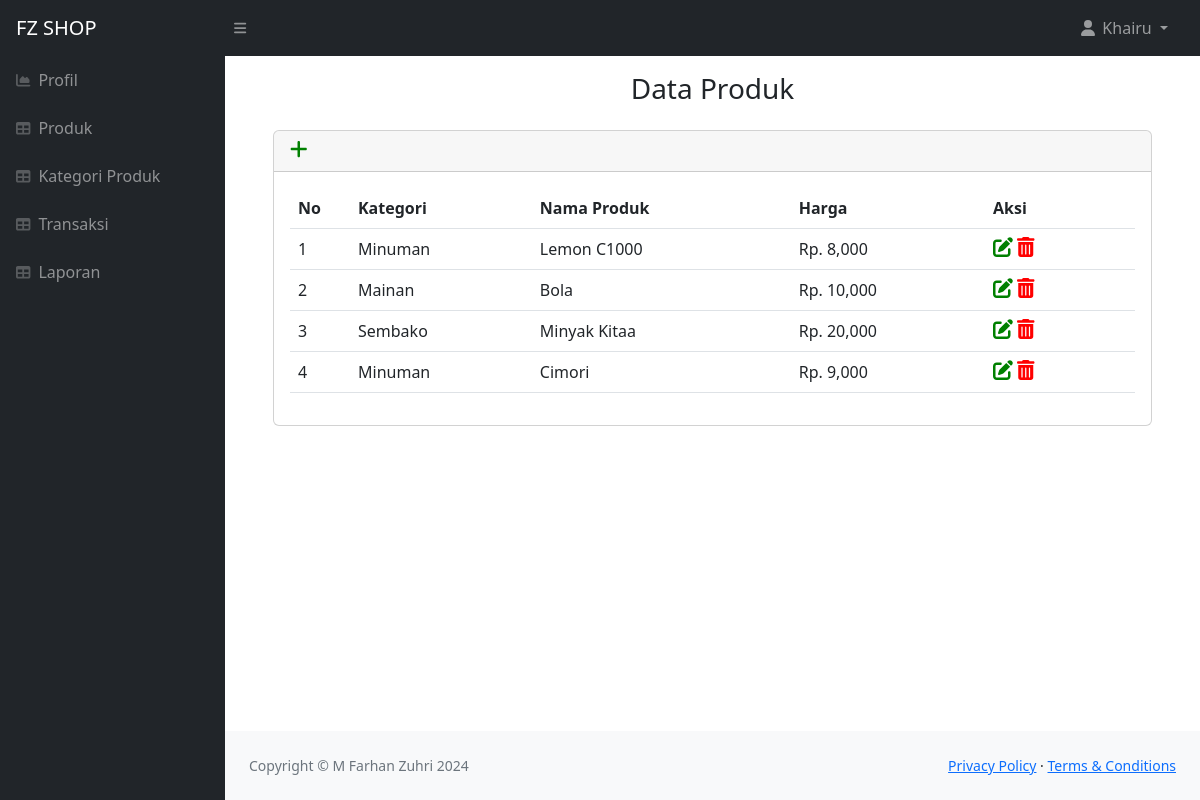
/index.php?page=admin/produk.php (signed in), run on the app's committed database.
### tables this page shows
CREATE TABLE `tb_product` (
  `product_id` int(11) NOT NULL,
  `category_id` int(11) NOT NULL,
  `product_name` varchar(50) NOT NULL,
  `product_price` int(11) NOT NULL
);

CREATE TABLE `tb_category` (
  `category_id` int(11) NOT NULL,
  `category_name` varchar(25) NOT NULL
);

### admin/produk.php (the view, shortened to what this page needs)
<div class="section">
      <div class="container-fluid px-4">
          <h3 class="text-center mt-3">Data Produk</h3>
          <div class="box">
              <div class="card mb-4 mt-4">
                  <div class="card-header">
                      <i class="fa-solid fa-plus" style="font-size: 20px; color: green;" data-bs-toggle="modal" data-bs-target="#staticBackdrop"></i>
                  </div>
                  <div class="card-body">
                      <div class="table-responsive">
                          <table id="datatablesSimple" class="table">
                              <thead>
                                  <tr>
                                      <th width="60px">No</th>
                                      <th>Kategori</th>
                                      <th>Nama Produk</th>
                                      <th>Harga</th>
                                      <th width="150px">Aksi</th>
                                  </tr>
                              </thead>
                              <tbody>
                                  <?php
                                  $no = 1;
                                  $sql = mysqli_query($db, "SELECT * FROM tb_product LEFT JOIN tb_category USING (category_id) ORDER BY product_id DESC");
                                  if (mysqli_num_rows($sql) > 0) {
                                      while ($row = mysqli_fetch_array($sql)) {
                                          ?>
                                          <tr>
                                              <td><?php echo $no++ ?></td>
                                              <td><?php echo $row['category_name'] ?></td>
                                              <td><?php echo $row['product_name'] ?></td>
                                              <td>Rp. <?php echo number_format($row['product_price']) ?></td>
                                              <td>
                                                  <i class="fa-solid fa-pen-to-square" style="font-size: 20px; color: green;" data-bs-toggle="modal" data-bs-target="#modalubah<?= $no ?>">Edit</i>
                                                  <i class="fa-solid fa-trash-can" style="font-size: 20px; color: red;" data-bs-toggle="modal" data-bs-target="#modalhapus<?= $no ?>">Hapus</i>
                                              </td>
                                          </tr>
                                  <?php }
                                  } else { ?>
                                      <tr>
                                          <td colspan="5">Tidak ada data</td>
                                      </tr>
                                  <?php } ?>
                              </tbody>
                          </table>
                      </div>
                  </div>
              </div>
          </div>
      </div>
  </div>

### data on the page
tb_product: category.category_name "Minuman", product_name "Lemon C1000", product_price "8,000"
tb_product: category.category_name "Mainan", product_name "Bola", product_price "10,000"
tb_product: category.category_name "Sembako", product_name "Minyak Kitaa", product_price "20,000"
tb_product: category.category_name "Minuman", product_name "Cimori", product_price "9,000"

### other printed values
$_SESSION['nama'] "Khairu"
